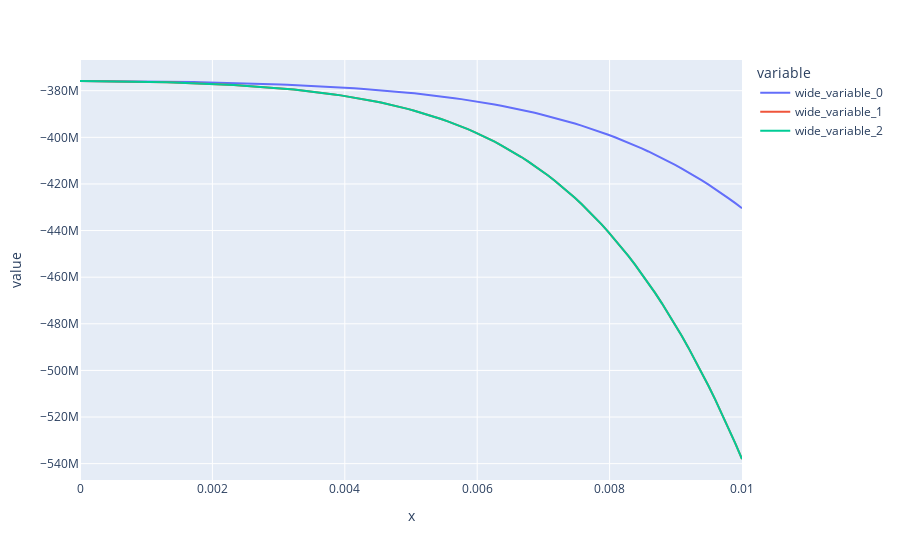

Here is the notebook cell this chart was saved with:
### Code cell
from matplotlib import pyplot as plt
sol = linalg.solve(M, Rmat)

X = linspace(0, R, N)
Y1, Y2, Y3 = [], [], []

for i in range(1, N+1):
    r = i*dr
    contrainte = Tcontraintesi(sol, i, r)
    Y1.append(contrainte[0][0])
    Y2.append(contrainte[1][1])
    Y3.append(contrainte[2][2])


## plt.plot(X, Y1)
## plt.plot(X, Y2)
## plt.plot(X, Y3)
px.line(x = X, y = [Y1, Y2, Y3])
